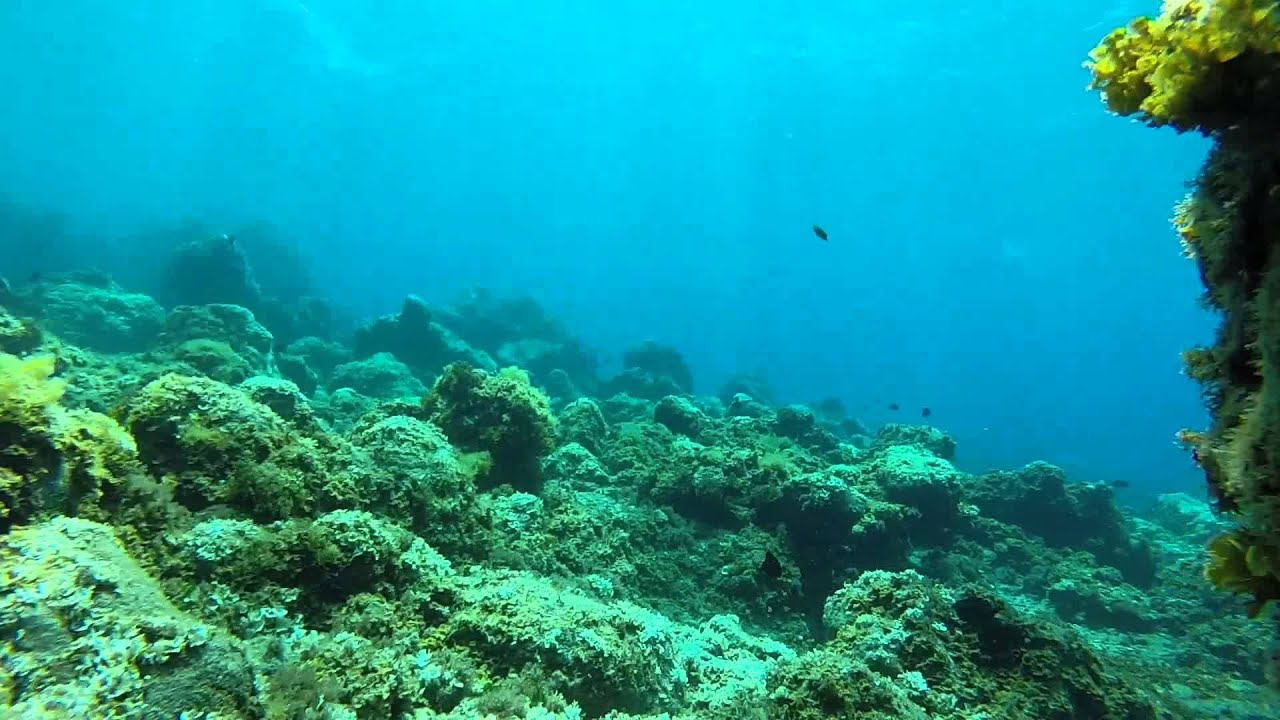
#> input picture images/imagen2.jpg, 1280 x 720 px
$ python main.py
#> lines starting #> are read from the running program, lines starting #| are printed output that depends on the picture
import cv2
import matplotlib.pyplot as plt
import numpy as np

# Constants section
cb = 20
db = 255
cg = 25
dg = 225
cr = 0
dr = 100
bi = 255
ai = 0
colors = ('b' , 'g' ,'r')
ch = 50
dh = 150
cs = 150
ds = 255
cv = 5
dv = 220

# Inicio del Programa
src = cv2.imread('images/imagen2.jpg')
#> src is the input picture: shape (720, 1280, 3); mean B, G, R 152.7, 151.2, 23.7
cv2.imshow("prueba",src)
cv2.waitKey(0)
for i,col in enumerate(['b','g','r']):
    hist = cv2.calcHist([src],[i],None,[256],[0,256])
    plt.figure()
    plt.plot(hist, color = col)
    plt.xlim([0, 256])
plt.show()
#> figure, not shown here; curve peaks at x = 255, y = 20319
#> figure, not shown here; curve peaks at x = 188, y = 15177
#> figure, not shown here; curve peaks at x = 0, y = 243896

b, g, r = cv2.split(src)
width , height, depth = src.shape
#> width = 720; height = 1280; depth = 3

for i in range (0, width, 1):
    for j in range (0, height, 1):
        b[i,j] = ((b[i,j] - cb)*(db-cb)/(bi-ai)) + ai
        g[i,j] = ((g[i,j] - cg)*(dg-cg)/(bi-ai)) + ai
        r[i,j] = ((r[i,j] - cr)*(dr-cr)/(bi-ai)) + ai
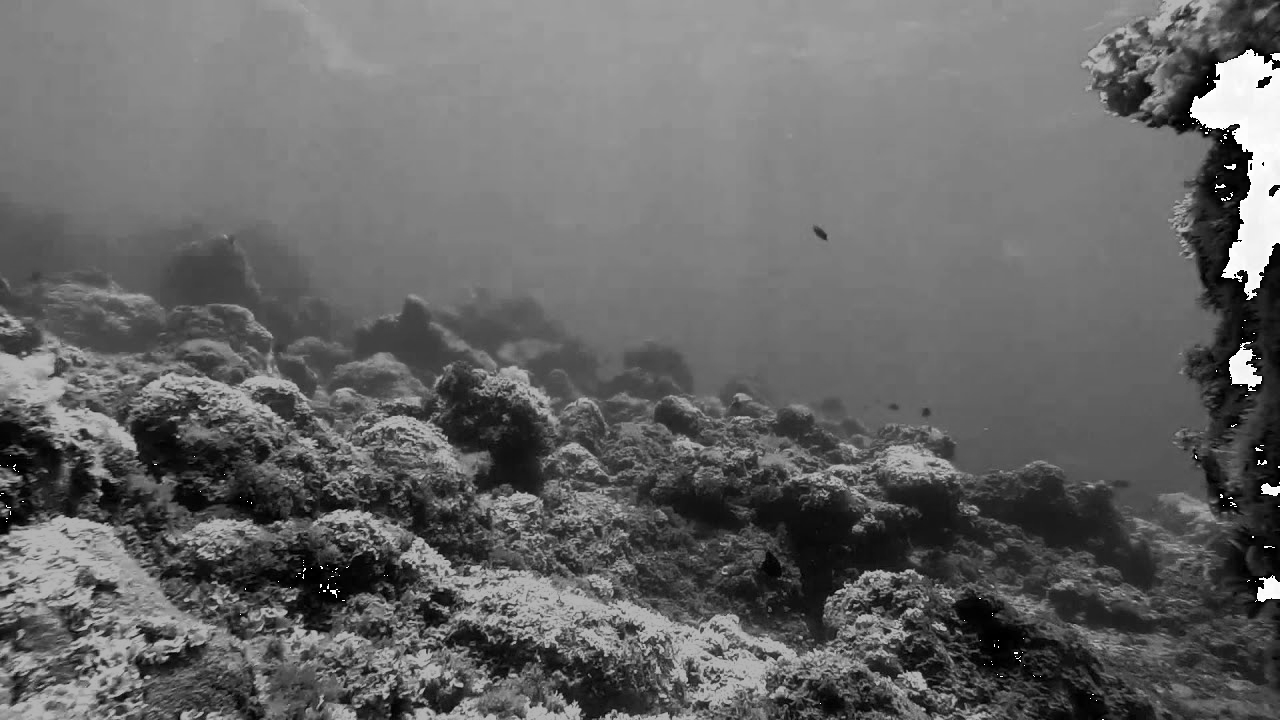
#> g: shape (720, 1280); min 0, max 255, mean 102.1
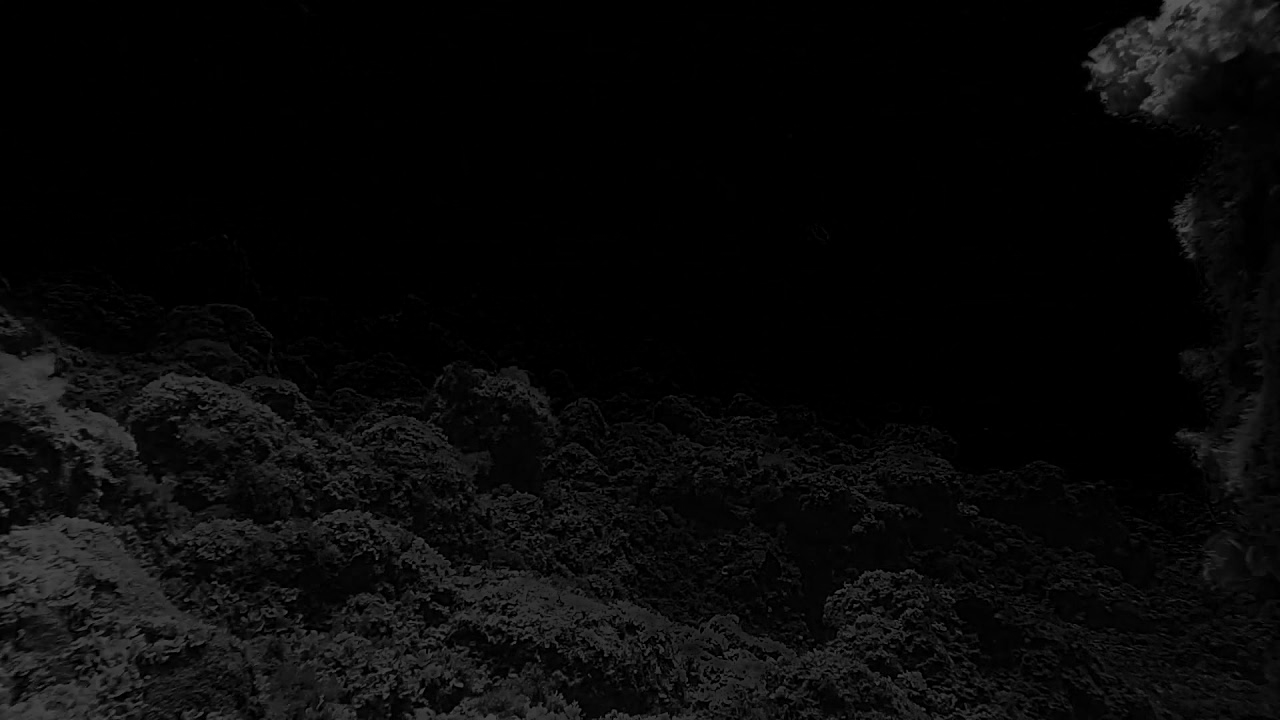
#> r: shape (720, 1280); min 0, max 96, mean 8.9

histb = cv2.calcHist([b], [0], None, [256], [0, 256])
#> histb = 256 values, max 21278 at index 199, min 0 at index 217, mean 3600
histg = cv2.calcHist([g], [0], None, [256], [0, 256])
#> histg = 256 values, max 26879 at index 127, min 0 at index 181, mean 3600
histr = cv2.calcHist([r], [0], None, [256], [0, 256])
#> histr = 256 values, max 447855 at index 0, min 0 at index 94, mean 3600

plt.figure()
plt.plot(histb, color = colors[0])
plt.figure()
plt.plot(histg, color = colors[1])
plt.figure()
plt.plot(histr, color = colors[2])
plt.show()
#> figure, not shown here; curve peaks at x = 199, y = 21278
#> figure, not shown here; curve peaks at x = 127, y = 26879
#> figure, not shown here; curve peaks at x = 0, y = 447855

image_proc = cv2.merge((b,g,r))
cv2.imshow('Expansion del histograma',image_proc)
# cv2.waitKey(0)
image_hsv = cv2.cvtColor(image_proc, cv2.COLOR_BGR2HSV)
#> image_hsv: shape (720, 1280, 3); mean H, S, V 92.1, 229.8, 136.5
hc, sc, vc = cv2.split(image_hsv)

for i,col in enumerate(['b','g','r']):
    hist = cv2.calcHist([image_hsv],[i],None,[256],[0,256])
    plt.figure()
    plt.plot(hist, color = col)
    plt.xlim([0, 256])
plt.show()
#> figure, not shown here; curve peaks at x = 100, y = 167152
#> figure, not shown here; curve peaks at x = 255, y = 455002
#> figure, not shown here; curve peaks at x = 199, y = 21278

for i in range (0, width, 1):
    for j in range (0, height, 1):
        hc[i,j] = ((hc[i,j] - ch)*(dh-ch)/(bi-ai)) + ai
        sc[i,j] = ((sc[i,j] - cs)*(ds-cs)/(bi-ai)) + ai
        vc[i,j] = ((vc[i,j] - cv)*(dv-cv)/(bi-ai)) + ai
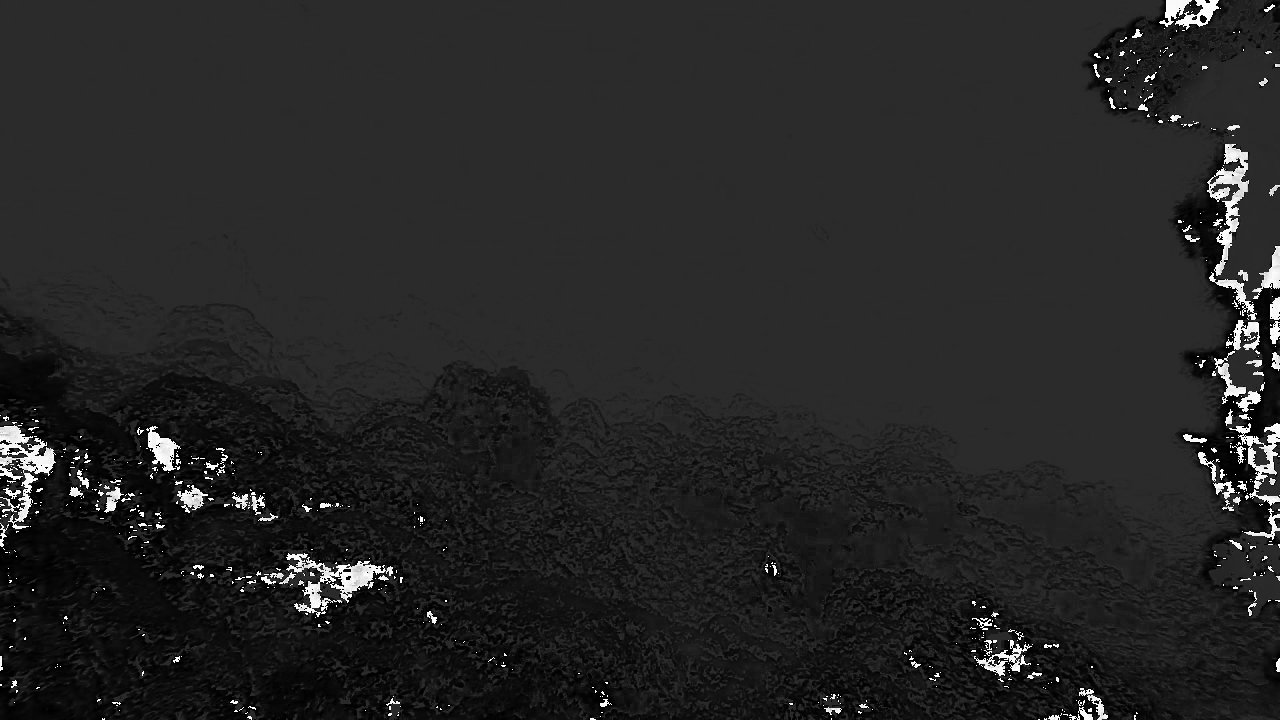
#> sc: shape (720, 1280); min 0, max 255, mean 37.7

image_proc2 = cv2.merge((hc, sc, vc))
#> image_proc2: shape (720, 1280, 3); mean H, S, V 18.2, 37.7, 110.6

for i,col in enumerate(['b','g','r']):
    hist = cv2.calcHist([image_proc2],[i],None,[256],[0,256])
    plt.figure()
    plt.plot(hist, color = col)
    plt.xlim([0, 256])
plt.show()
#> figure, not shown here; curve peaks at x = 19, y = 305110
#> figure, not shown here; curve peaks at x = 43, y = 455002
#> figure, not shown here; curve peaks at x = 177, y = 29614

cv2.imshow('Expansion del histograma HSV',image_proc2)
# cv2.waitKey(0)

image_final = cv2.cvtColor(image_proc2, cv2.COLOR_HSV2BGR)
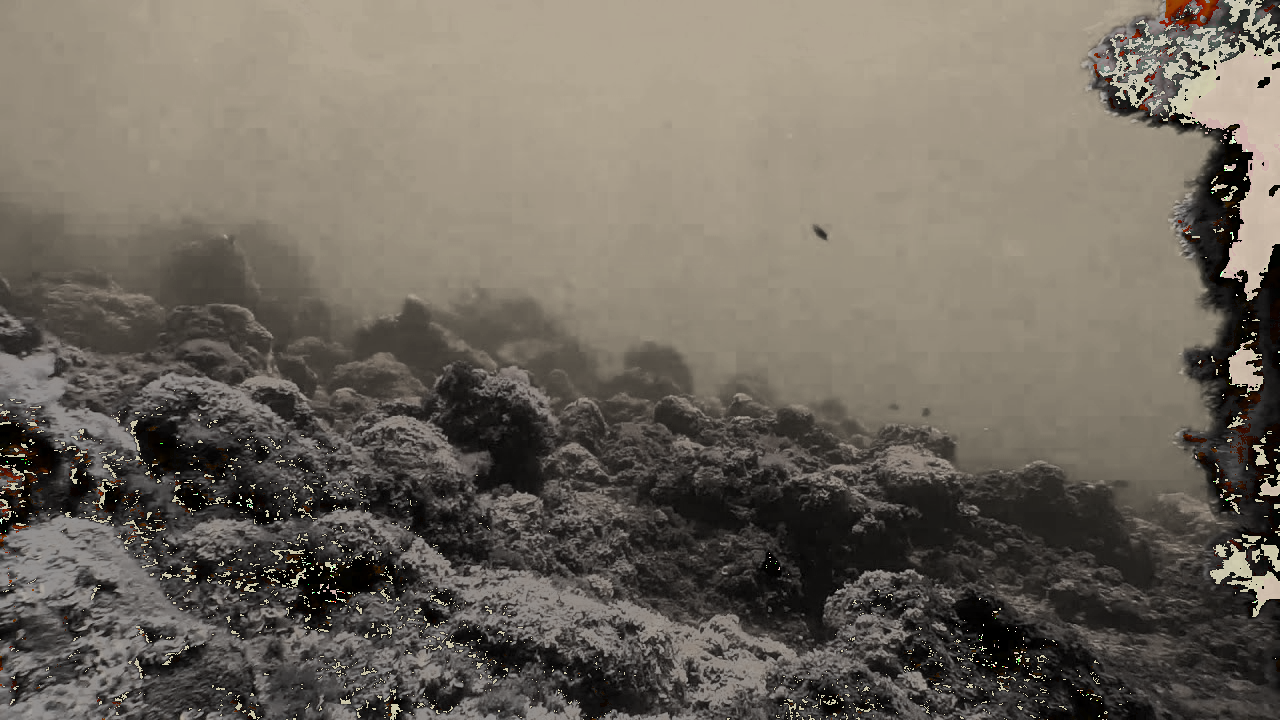
#> image_final: shape (720, 1280, 3); mean B, G, R 93.7, 103.6, 110.5
cv2.imshow('Imagen Final',image_final)
cv2.waitKey(0)

$ run again, with images/imagenpdi1.jpg copied over images/imagen2.jpg
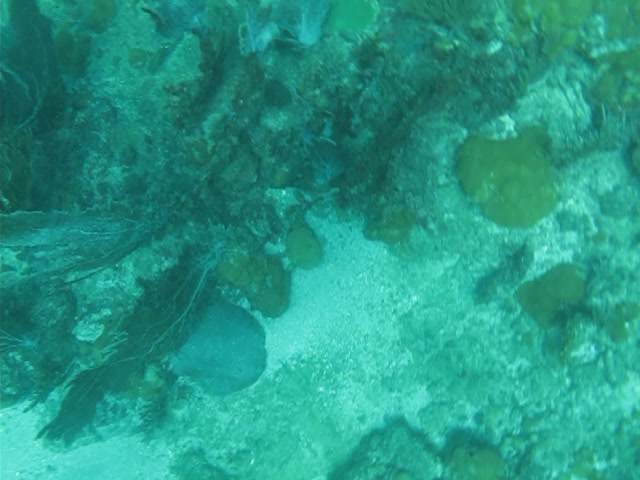
#> input picture images/imagenpdi1.jpg, 640 x 480 px
#> src is the input picture: shape (480, 640, 3); mean B, G, R 132.9, 150.5, 37.4
#> after the loop `for i in range (0, width, 1):`:
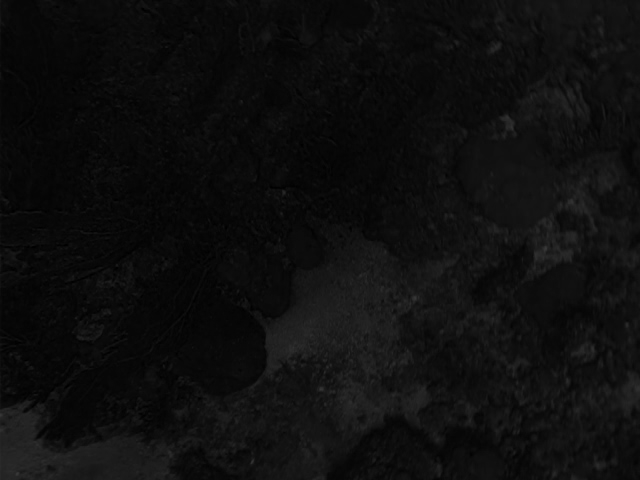
#> r: shape (480, 640); min 0, max 57, mean 14.2
#> histb = 256 values, max 8303 at index 82, min 0 at index 0, mean 1200
#> histg = 256 values, max 6263 at index 87, min 0 at index 0, mean 1200
#> histr = 256 values, max 28702 at index 9, min 0 at index 58, mean 1200
#> image_hsv: shape (480, 640, 3); mean H, S, V 91.8, 221.7, 104.7
#> image_proc2: shape (480, 640, 3); mean H, S, V 15.9, 29.1, 83.5
#> `plt.show()`:
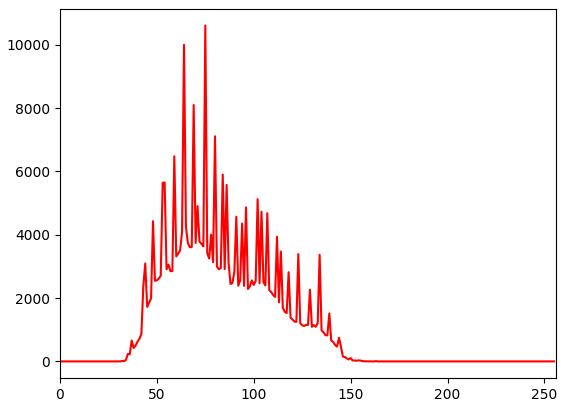
#> figure drawn by matplotlib, 1 panel; curve peaks at x = 75, y = 10615
